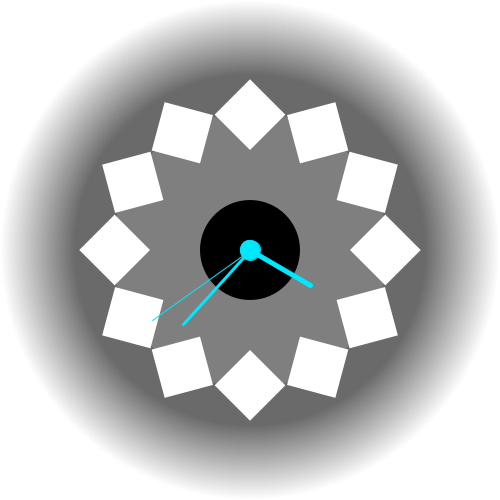
Frame 1 (no input)
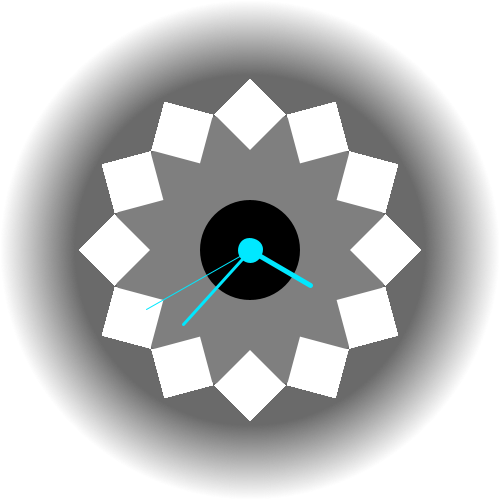
Frame 60 (the mouse pressed at the canvas centre just before this capture)
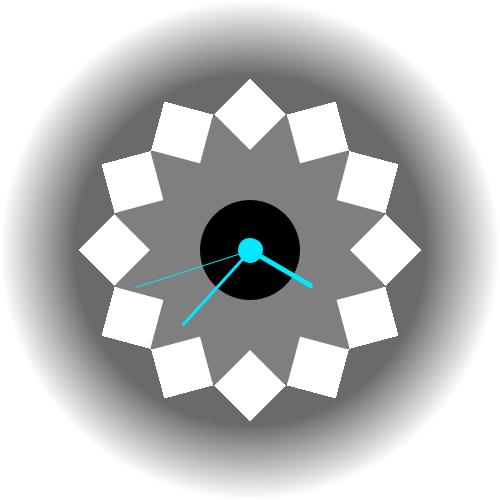
Frame 120 (the mouse held since frame 60 and released just before this capture)

The Processing sketch that drew these frames (run headless with seeded random() and noise(); from frame 60 on, the mouse is pressed at the canvas centre):

// Processing sketch: processing_119711
// ── processing_119711.pde

void setup(){
  size(500,500);
background(255);
fill(0);
noStroke();
ellipse(width/2,height/2,350,350);
 for (int k=500; k>350; k-=1){
  float f=k-245;
  if(f<256){
  fill(f);
  }
  else{
  fill(255);
  }
  ellipse(width/2,height/2,k,k);
  }
}


void draw(){
   translate(width/2,height/2);
  noStroke();
  fill(127);
  ellipse(0,0,275,275);
  fill(0);
  ellipse(0,0,100,100);
  for (int i=0; i<360; i+=30) { // 360 Grad in 20° Schritten
pushMatrix();
rotate(radians(i)); // Um i rotieren
translate(0, 100); // Um Radius verschieben
rotate(radians(45));
fill(255);
noStroke();
rect(0, 0, 50, 50);
popMatrix();
}

rotate(radians(-90));
fill(#00E8FF);
stroke(#00E8FF);
ellipse(0,0,20,20);
pushMatrix();
 float sec = map(second(), 0, 60, 0, 360);
 rotate(radians(sec));
 strokeWeight(1);
 line(0,0,120,0);
 popMatrix();

pushMatrix();
 float min = map(minute(), 0, 60, 0, 360);
 rotate(radians(min));
  strokeWeight(3);
 line(0,0,100,0);
 popMatrix();
 
 pushMatrix();
 float h = map(hour(), 0, 12, 0, 360);
 rotate(radians(h));
  strokeWeight(5);
 line(0,0,70,0);
 popMatrix();

}
